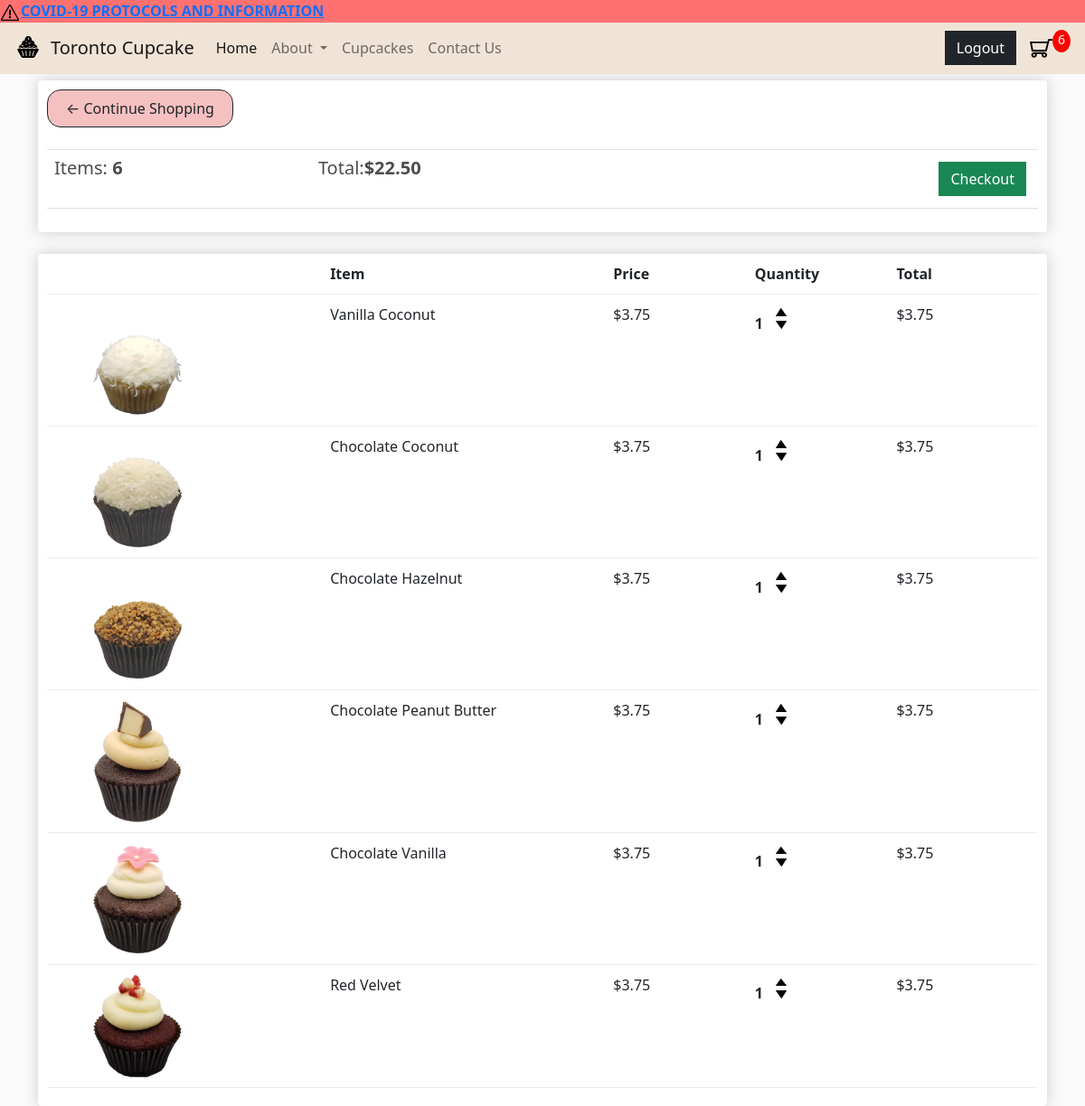
The app's page /cart/ (signed in) with its own data.
### store/models.py (models this page shows, shortened)
class Order(models.Model):
    customer = models.ForeignKey(Customer, on_delete=models.SET_NULL, null=True, blank=True)
    date_ordered = models.DateTimeField(auto_now_add=True)
    complete = models.BooleanField(default=False)
    transaction_id = models.CharField(max_length=100, null=True)
    @property
    def get_cart_total(self):
        orderitems = self.orderitem_set.all()
        total = sum([item.get_total for item in orderitems])
        return total
    @property
    def get_cart_items(self):
        orderitems = self.orderitem_set.all()
        total = sum([item.quantity for item in orderitems])
        return total

class OrderItem(models.Model):
    product = models.ForeignKey(Product, on_delete=models.SET_NULL, null=True)
    order = models.ForeignKey(Order, on_delete=models.SET_NULL, null=True)
    quantity = models.IntegerField(default=0, null=True, blank=True)
    date_added = models.DateTimeField(auto_now_add=True)
    @property
    def get_total(self):
        total = self.product.price * self.quantity
        return total

class Product(models.Model):
    name = models.CharField(max_length=200)
    price = models.DecimalField(max_digits=7, decimal_places=2)
    image = models.ImageField(null=True, blank=True)
    imageDetail = models.ImageField(null=True, blank=True)
    desc = models.CharField(max_length=200, null=True)
    @property
    def imageURL(self):
        try:
            url = self.image.url
        except:
            url = ''
        return url

### store/views.py (the view)
# urls.py: path('cart/', views.cart, name="cart"),
def cart(request):
    data = cartData(request)
    cartItems = data['cartItems']
    order = data['order']
    items = data['items']
    context = {'items':items, 'order':order, 'cartItems': cartItems}
    return render(request, 'store/cart.html', context)

### store/utils.py (called while the page is built)
def cartData(request):
    if request.user.is_authenticated:
        customer = request.user.customer
        order, created = Order.objects.get_or_create(customer=customer, complete=False)
        items = order.orderitem_set.all()
        cartItems = order.get_cart_items
    else:
        cookieData = cookieCart(request)
        cartItems = cookieData['cartItems']
        order = cookieData['order']
        items = cookieData['items']
    return {'items':items, 'order':order, 'cartItems': cartItems}

### store/templates/store/cart.html (shortened to what this page needs)
{% extends 'store/main.html' %}
{% load static %}
{% block content %}
<div class="spacer">
</div>
	<div class="row">
		<div class="col-lg-12">
			<div class="box-element">
				<a  class="btn btn-outline-dark btn-mod" href="{% url 'store' %}">&#x2190; Continue Shopping</a>
				<br>
				<br>
				<table class="table">
					<tr>
						<th><h5>Items: <strong>{{order.get_cart_items}}</strong></h5></th>
						<th><h5>Total:<strong>${{order.get_cart_total|floatformat:2}}</strong></h5></th>
						<th>
							<a  style="float:right; margin:5px;" class="btn btn-success" href="{% url 'checkout' %}">Checkout</a>
						</th>
					</tr>
				</table>
			</div>
			<br>
			<div class="box-element">
				<div class="cart-row">
					<div style="flex:2"></div>
					<div style="flex:2"><strong>Item</strong></div>
					<div style="flex:1"><strong>Price</strong></div>
					<div style="flex:1"><strong>Quantity</strong></div>
					<div style="flex:1"><strong>Total</strong></div>
				</div>
        {% for item in items %}
        <div class="cart-row">
					<div style="flex:2"><img class="row-image" src="{{item.product.imageURL}}"></div>
					<div style="flex:2"><p>{{item.product.name}}</p></div>
					<div style="flex:1"><p>${{item.product.price|floatformat:2}}</p></div>
					<div style="flex:1">
						<p class="quantity">{{item.quantity}}</p>
						<div class="quantity">
							<img data-product="{{item.product.id}}" data-action="add" class="chg-quantity update-cart" src="{% static  'images/arrow-up.png' %}">
							<img data-product="{{item.product.id}}" data-action="remove" class="chg-quantity update-cart" src="{% static  'images/arrow-down.png' %}">
						</div>
					</div>
					<div style="flex:1"><p>${{item.get_total}}</p></div>
				</div>
        {% endfor %}
			</div>
		</div>
	</div>
{% endblock content %}

### static/css/main.css (style rules this page uses)
body { background-color: hsl(0, 0%, 98%); }
h1, h2, h3, h4, h5, h6 { color: hsl(0, 0%, 30%); }
.box-element { box-shadow: hsl(0, 0%, 80%) 0 0 16px; background-color: #fff; border-radius: 4px; padding: 10px; }
.col-lg-4, .col-lg-6, .col-lg-8, .col-lg-12 { margin-top: 10px; }
.btn { border-radius: 0; }
.row-image { width: 100px; }
.cart-row { display: flex; align-items: flex-stretch; padding-bottom: 10px; margin-bottom: 10px; border-bottom: 1px solid #ececec; }
.quantity { display: inline-block; font-weight: 700; padding-right: 10px; }
.chg-quantity { width: 12px; cursor: pointer; display: block; margin-top: 5px; transition: .1s; }
.spacer { width: 100%; height: 55px; }
* { box-sizing: border-box }
.row::after { content: ""; clear: both; display: table; }
.btn-mod { display: inline-block; background: #F5C0C0; padding: 8px 20px; border-radius: 15px; transition: background 0.5s; }
.row { display: flex; align-items: center; flex-wrap: wrap; justify-content: space-around; }
.row-image { margin-left: 50px; }

### records on screen
Order: get_cart_items "6", get_cart_total "22.50"
OrderItem: product.imageURL (picture), product.name "Vanilla Coconut", product.price "3.75", quantity "1", get_total "3.75"
OrderItem: product.imageURL (picture), product.name "Chocolate Coconut", product.price "3.75", quantity "1", get_total "3.75"
OrderItem: product.imageURL (picture), product.name "Chocolate Hazelnut", product.price "3.75", quantity "1", get_total "3.75"
OrderItem: product.imageURL (picture), product.name "Chocolate Peanut Butter", product.price "3.75", quantity "1", get_total "3.75"
OrderItem: product.imageURL (picture), product.name "Chocolate Vanilla", product.price "3.75", quantity "1", get_total "3.75"
OrderItem: product.imageURL (picture), product.name "Red Velvet", product.price "3.75", quantity "1", get_total "3.75"

### other values on screen
{{ cartItems }} "6"
